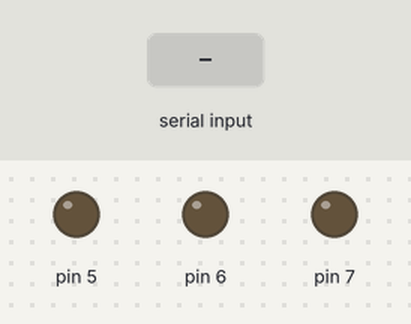
Bench run of a sketch on a simulated Arduino Uno, built with avr-gcc and run on an emulated ATmega328P. Shown: output pins drawn as LEDs (lit = HIGH). Inputs (shaded band) come from the test bench.

Above: at 2.2 s.
2.3 s: "r" received over Serial
At 3.4 s:
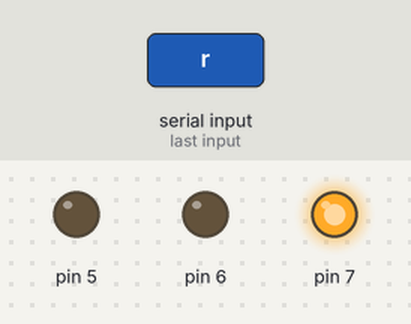
3.8 s: "g" received over Serial
At 4.5 s:
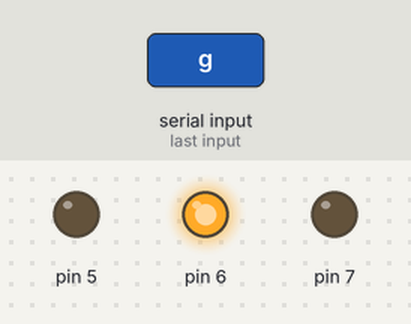
5.3 s: "b" received over Serial
At 5.6 s:
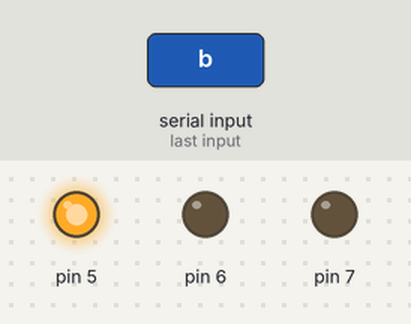
6.8 s: "1" received over Serial
At 8.0 s:
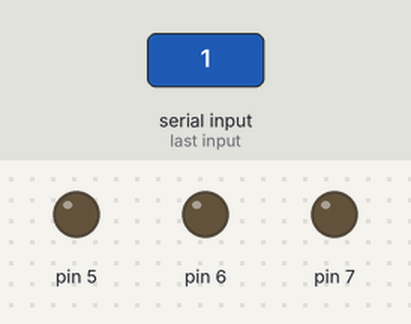
Timing chart, 0 to 9.3 s (numbered marks = the images above; inputs shaded):
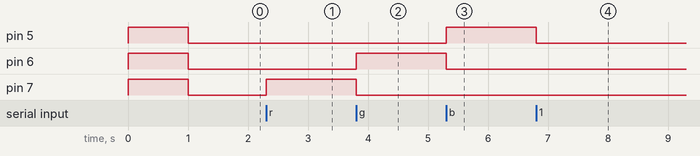

Measured:
- after the input at 2.3 s, pin 7: LOW → HIGH at once
- after the input at 3.8 s, pin 6: LOW → HIGH at once; pin 7: HIGH → LOW at once
- after the input at 5.3 s, pin 5: LOW → HIGH at once; pin 6: HIGH → LOW at once
- after the input at 6.8 s, pin 5: HIGH → LOW at once

The sketch:

Quiz05_LedSelector_function.ino
```cpp
void setup() {
    Serial.begin(9600);
    pinMode(7,OUTPUT);
    pinMode(6,OUTPUT);
    pinMode(5,OUTPUT);

    digitalWrite(7,HIGH);
    digitalWrite(6,HIGH);
    digitalWrite(5,HIGH);
    delay(1000);

    digitalWrite(7,LOW);
    digitalWrite(6,LOW);
    digitalWrite(5,LOW);
}

void loop() {
  if(Serial.available() > 0) {
    digitalWrite(7,LOW);
    digitalWrite(6,LOW);
    digitalWrite(5,LOW);

    char choice = Serial.read();

    if(choice == 'r') {
      digitalWrite(7,HIGH);
    } else if(choice == 'g') {
      digitalWrite(6,HIGH);
    } else if(choice == 'b') {
      digitalWrite(5,HIGH);
    }
  }
}

void LedAllOff() {
  digitalWrite(7,LOW);
  digitalWrite(6,LOW);
  digitalWrite(5,LOW);
}

void LedAllOn() {
  digitalWrite(7,HIGH);
  digitalWrite(6,HIGH);
  digitalWrite(5,HIGH);
}
```
